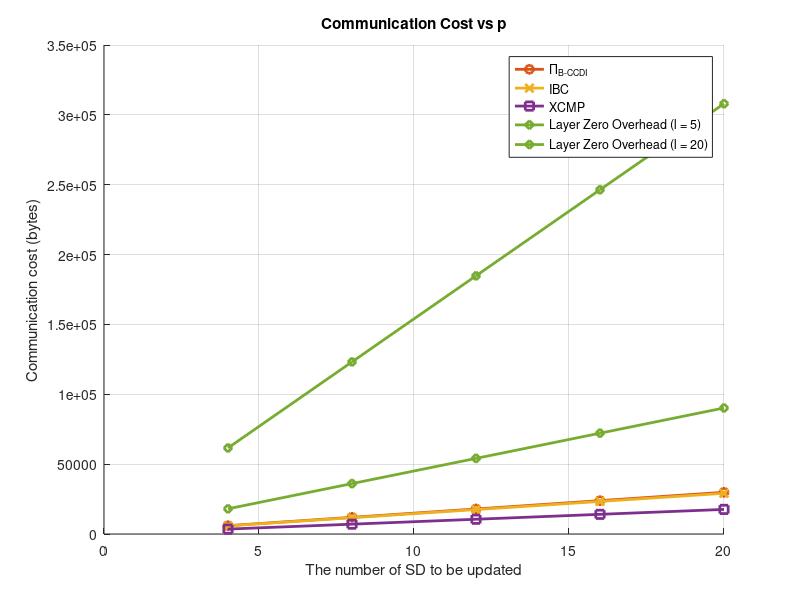

Reproduce this figure in MATLAB.
p = [4, 8, 12, 16, 20];
l = [5, 20];

% Communication cost calculations
ccnfdi_overhead = p .* ((5*256+3*160)+(7*256+5*160+5*256+3*160)+(256*6+160*2)+(7*256+256*6+160*4))/8;
ibc_overhead = p .* ((5*256+3*160)*4+(7*256+2*256)*2)/8;
xcmp_overhead = p .* (5*256+3*160)*4/8;

% Plot
figure;
hold on;

plot(p, ccnfdi_overhead, '-o', 'DisplayName', 'Π_{B-CCDI}', 'Color', [0.8500, 0.3250, 0.0980], 'LineWidth', 2);
plot(p, ibc_overhead, '-x', 'DisplayName', 'IBC', 'Color', [0.9290, 0.6940, 0.1250], 'LineWidth', 2);
plot(p, xcmp_overhead, '-s', 'DisplayName', 'XCMP', 'Color', [0.4940, 0.1840, 0.5560], 'LineWidth', 2);

for i = 1:length(l)
    layer_zero_overhead = p .* ((5*256+3*160)*4 + l(i) * 600 * 2+ l(i) * (7*256+2*256)*2) / 8;
    plot(p, layer_zero_overhead, '-d', 'DisplayName', sprintf('Layer Zero Overhead (l = %d)', l(i)), 'Color', [0.4660, 0.6740, 0.1880], 'LineWidth', 2);
end

xlabel('The number of SD to be updated');
ylabel('Communication cost (bytes)');
title('Communication Cost vs p');
legend('show');
grid on;
hold off;

% Remove the gray background by setting the 'Color' property to 'white'
ax = gca;
set(ax, 'Color', 'white');
